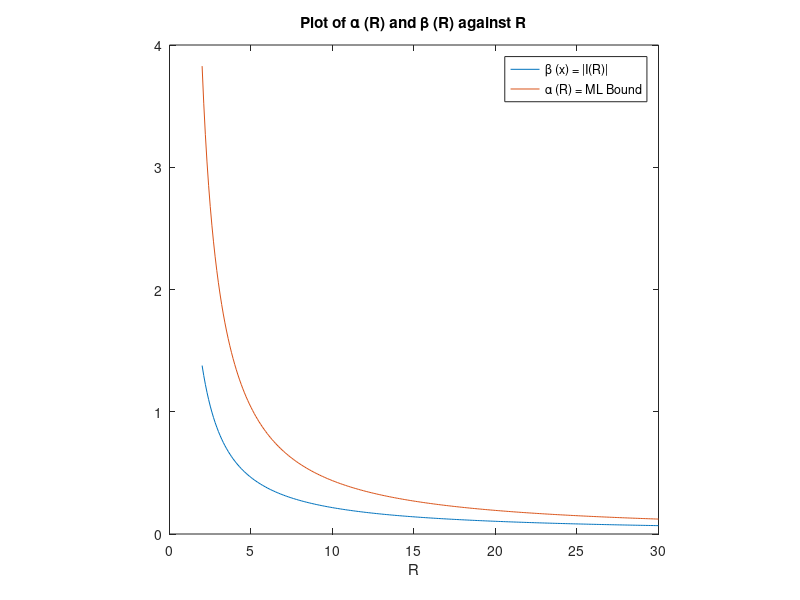

This chart was generated by the following MATLAB code:
% We parameterize the semicircle by
% C = {Re^(it) | t in [-pi/2, pi/2]}

% We calculate the integral
fun = @(r, t) (r.*exp(1i.*t) + log(r.*...
    exp(1i.*t)))*(1i.*r.*exp(1i.*t))./...
    ((r.*exp(1i.*t)).^3 + 1);

% Limits of integration
t1 = -pi./2;
t2 = pi./2;

% Calculating the integral
beta = @(r) abs(integral(@(t) fun(r,t), t1, t2,...
    'ArrayValued', true));

% Applying beta function to range array
r_array = 2:0.1:30;
beta_array = arrayfun(beta, r_array);

% Calculating alpha
alpha = @(r) pi.*(r.^2 + r.*(log(r)) + r.*(pi./2))...
    ./(r.^3 - 1);

% Applying alpha function to range array
alpha_array = arrayfun(alpha, r_array);

% Plotting the integral and the bound
plot(r_array, beta_array, r_array,...
    alpha_array)
xlabel('R')
title('Plot of \alpha (R) and \beta (R) against R')
legend('\beta (x) = |I(R)|', '\alpha (R) = ML Bound')
pbaspect([1 1 1])